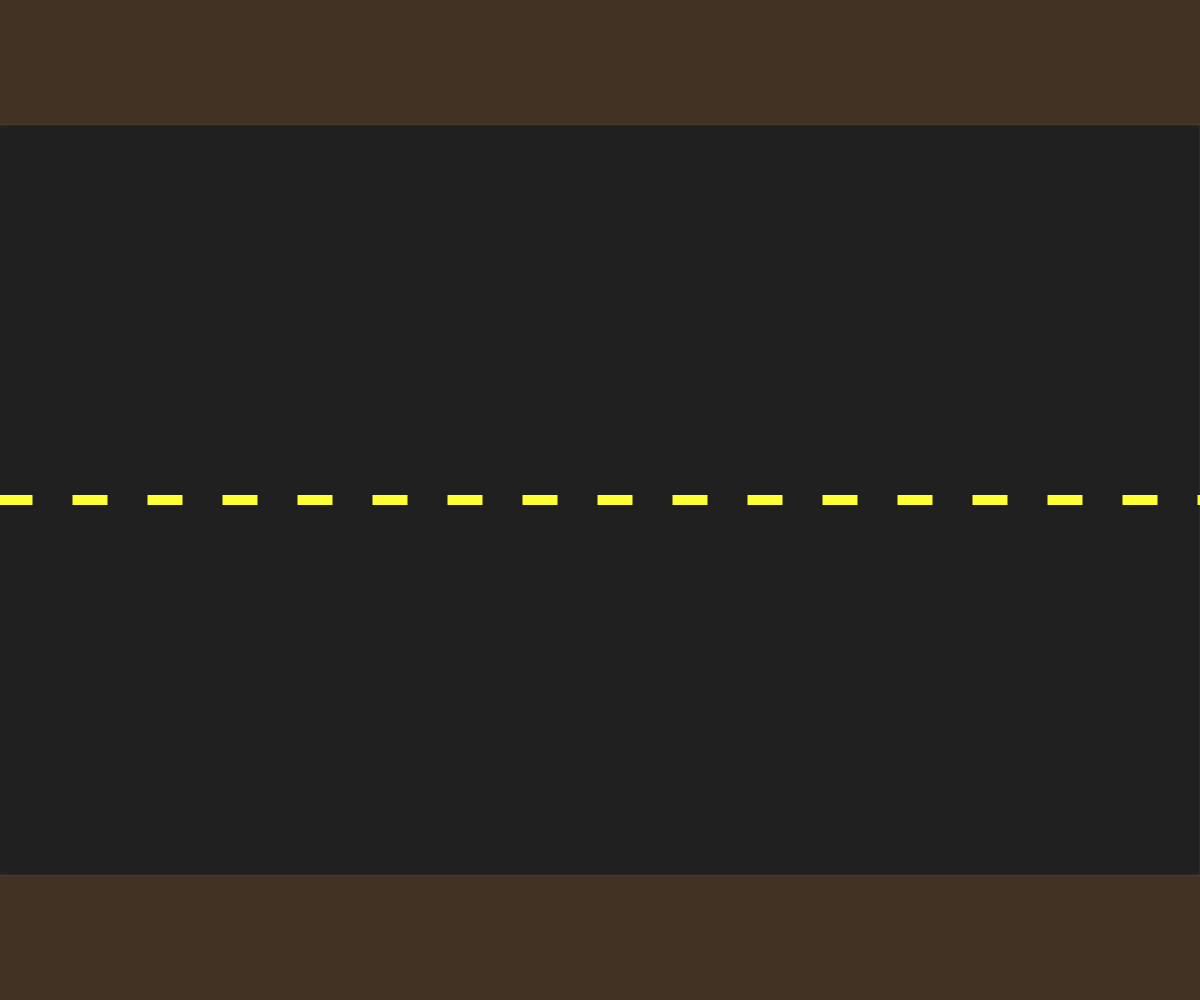
Frame 1 (no input)
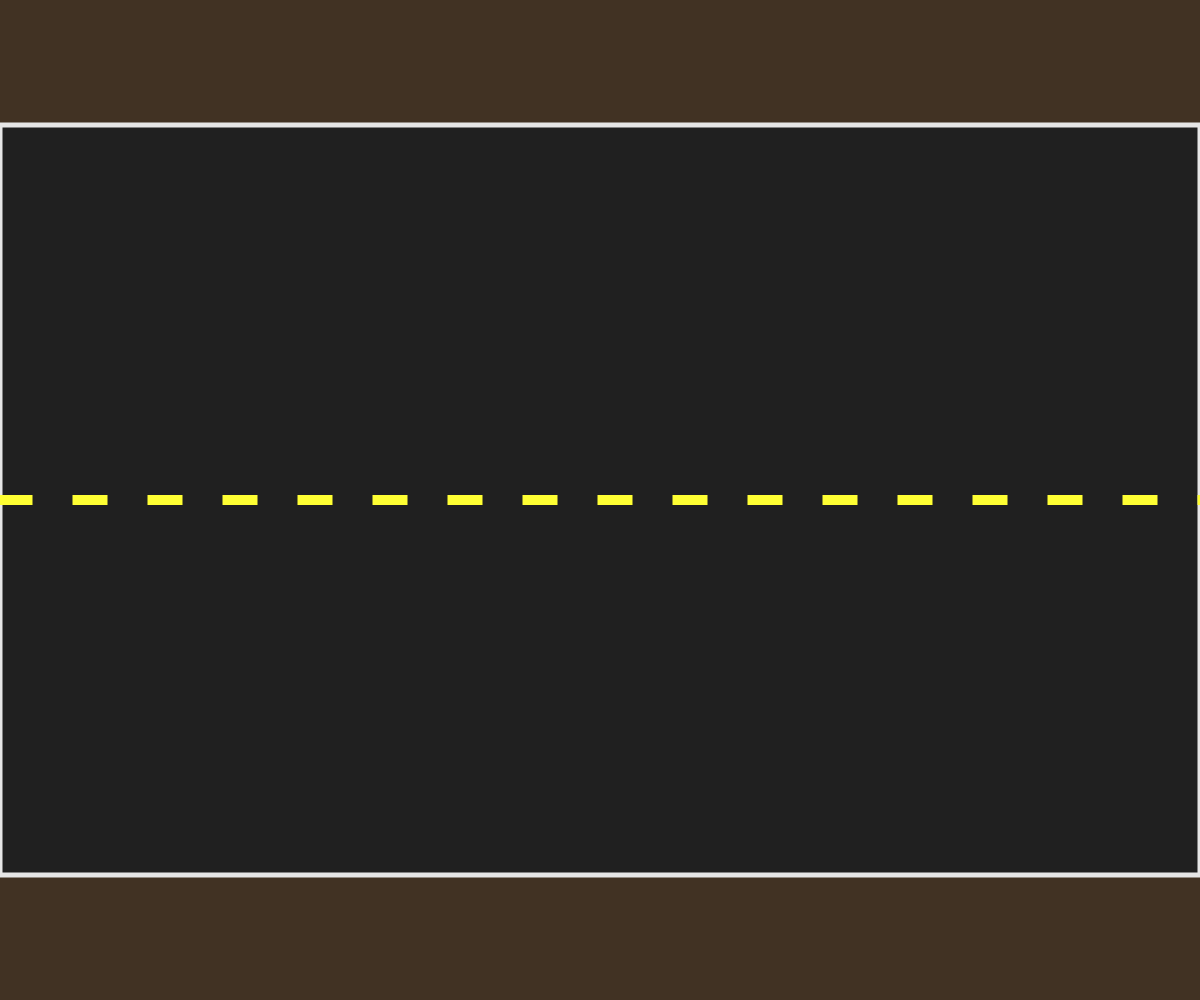
Frame 60 (no input)
Frame 120 (the mouse pressed at the canvas centre since frame 60): identical to frame 60, image omitted

The p5.js sketch that drew these frames (run headless with seeded random() and noise() and a simulated clock; from frame 60 on, the mouse is pressed at the canvas centre):

// p5.js sketch
// ── sketch.js
// Traffic Simulation
// Eliz Vo
// October 20, 2025
//
// Class for Vehicles: 
// Two types of vehicles  (cars, trucks, semi, motorbike,...)
// Set random on object creation
// xPosition, yPosition, xSpeed
// randomColor for the vehicles
// direction: keep track if it's Westbound or Eastbound

// METHODS:
// move()
// Update position. When reach the edge, wrap around

// display()
// display

// speedUp()
// Increase the speed of the vehicle (to max of 15)

//speedDown()
// Decrease the speed of the vehicle (to min of 0)

//changeColor()
// Update the primary color to new random color

// Action
// Helper function to help call the function internally
// Every frame: move() and display()
// 1% on a given frame: speedUp(), speedDown(), changeColor()


// Function to draw road:
// Two lanes, should be separated by a dashed yellow line
// Westbound (top), Eastbound (bottom)

// Create 2 arrays to hold vehicles 
// let westBound = [];   let Eastbound = [];


let westBound = [];
let eastBound = [];
let myVehicles;

function setup() {
  createCanvas(windowWidth, windowHeight);

  for (let i = 0; i <= 20; i ++){
    myVehicles = new Vehicles(0, random(height/2 + 8, 
      height - (height/ 4 - 8), )), 0, random(0,1)
    eastBound.push( myVehicles);
    for (let e of eastBound){
      e.move();
      e.display();
      e.action();
    }
  }
}

function draw() {
  background(65, 50, 35);
  drawRoad();
}


function drawRoad(){
  stroke(230);
  fill(32, 32, 32);
  rectMode(CORNER);
  rect(0, height/8, width, height - (height/4));

  for (let x = 0; x <= width; x += 75){
    stroke(255, 255, 51);
    strokeWeight(5);
    rect(x, height/2 -2.5, 30, 5);
  }
}

class Vehicles{
  constructor(x, y, d, t){
    this.x = x;   this.y = y;
    this.speed = random(1 , 5);
    this.color = color(random(255), random(255), random(255));
    this.d = d;
    this.t = t;   
  }

  display(){
    rectMode(CENTER);
    strokeWeight(0.1);
    if (this.t <= 0.5){    // Car
      fill(this.color);
      rect(this.x, this.y, 25, 15);


      noStroke();
      fill(230);
      rect(this.x - 7 , this. y + 10, 4, 2);
      rect(this.x - 7 , this. y - 10, 4, 2);
      rect(this.x + 7 , this. y + 10, 4, 2);
      rect(this.x + 7 , this. y - 10, 4, 2);
    }
    if (this.t > 0.5){   // Truck
      fill(this.color);
      rect(this.x, this. y, 45, 25);
      
      fill(230);
      noStroke();
      rect(this.x + 15, this. y, 2, 24.5);
    }
  }

  move(){
    if (this.d === 0){         // Eastbound
      this.x -= this.speed;
      if(this.x <= 0){
        this. x = width;
      }
    }
    if (this.d === 1){         // Westbound
      this.x += this.speed;
      if (this.x >= width){
        this.x = 0;
      }
    }
  }

  speedUp(){
    if (this.speed < 8){
      this.speed += 0.1
    }
  }

  speedDown(){
    if (this.speed > 1){
      this.speed -= 0.1
    }
  }

  changeColor(){
    this.color = color(random(255), random(255), random(255));
    fill(this.color);
  }

  action(x, y, d, t){
    this.move();
    this.display();

    if (random(1)<0.1){
      this.speedUp();
    }
    if (random(1)< 0.1){
      this.speedDown();
    }
    if (random(1)< 0.1){
      this.changeColor();
    }
  }
}
